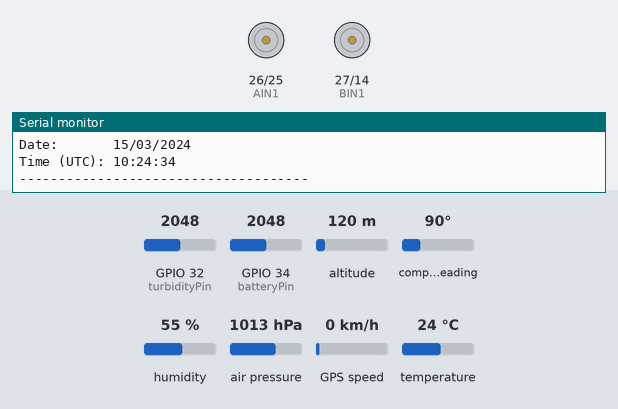
A sketch run on a simulated ESP32. On the bench: motor-driver pin pairs drawn as motors (green arrow = first pin HIGH = forward, orange = second pin HIGH = backward, longer = more drive, scaled by the enable pin), the last lines printed to the serial monitor. Inputs (shaded band) come from the test bench; at power-on: GPIO 32 (turbidityPin) = 2048, GPIO 34 (batteryPin) = 2048, altitude 120 m, compass heading 90°, humidity 55 %, air pressure 1013 hPa, GPS speed 0 km/h, temperature 24 °C. WiFi joins after 1.5 s; servers stay silent unless stated; uploads are accepted with an empty reply; the GPS gets a fix after 3 s at 37.7749, -122.4194 with 8 satellites.

Above: at 4.8 s.
At 9.1 s:
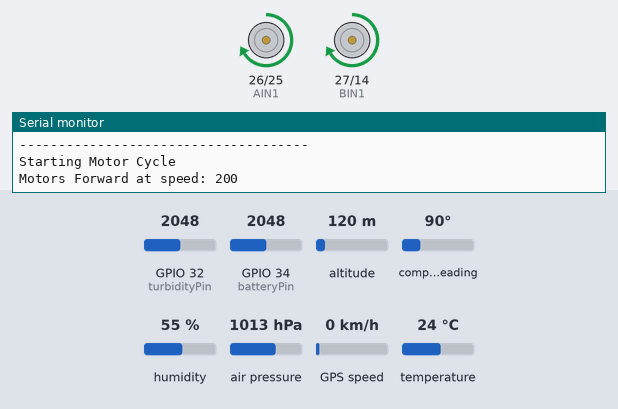
At 20.7 s:
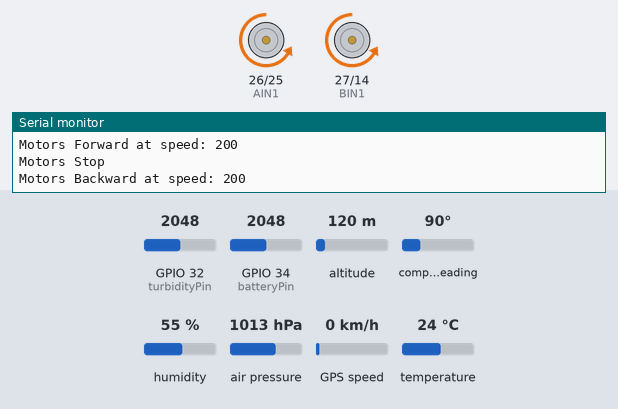
Timing chart, 0 to 23.3 s (numbered marks = the images above):
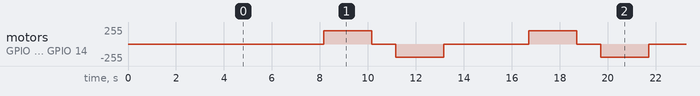

Measured:
- by itself, motor on GPIO 26 (AIN1) / GPIO 25 (AIN2), motor on GPIO 27 (BIN1) / GPIO 14 (BIN2): repeats every 16.7 s: stopped 1.0 s, backward 200/255 2.0 s, stopped 3.5 s, forward 200/255 2.0 s, stopped 1.0 s, backward 200/255 2.0 s, stopped 3.2 s, forward 200/255 2.0 s

The sketch:

Total_Code.ino
```cpp
#include <Arduino.h>
#include <TinyGPSPlus.h>
#include <Adafruit_Sensor.h>
#include <WiFi.h>
#include <HTTPClient.h>
#include <Wire.h>
#include <Adafruit_BME280.h>
#include <Firebase_ESP_Client.h>

#define SEALEVELPRESSURE_HPA (1013.25)

#define gpsSerial Serial2

// Wi-Fi credentials
const char* ssid = "iPhone";
const char* password = "ABCD1234";

// Google Apps Script endpoint
const char* googleScriptURL = "https://script.google.com/macros/s/AKfycbzQj0_5O48qYbKG3WBVxqhCprundAdcuO7raUaCgN6xMCH7ld4IuDR8g-r8jKVBMWYN/exec";

// Firebase credentials
#define API_KEY "AIzaSyD-NqvDSI9KnNk2s4U2mrR1JKU33amXcIA"
#define DATABASE_URL "https://buoy2-cbc1f-default-rtdb.asia-southeast1.firebasedatabase.app/"
#define USER_EMAIL "shalukarukshan150@gmail.com"
#define USER_PASSWORD "Vishwa@1234"

// BME280 sensor object
Adafruit_BME280 bme; // I2C

// Firebase components
FirebaseData fbdo;
FirebaseAuth auth;
FirebaseConfig config;

// Variables for turbidity sensor
int turbidityPin = 32;
int rawValue = 0;
float voltage = 0.0;
float turbidityNTU = 0.0;

// Variables for battery measurement
int batteryPin = 34;      // ADC pin for battery voltage divider
float batteryVoltage = 0.0;

// Motor control pins
const int AIN1 = 26;
const int AIN2 = 25;
const int BIN1 = 27;
const int BIN2 = 14;
const int PWMA = 15;
const int PWMB = 13;

// GPS object
TinyGPSPlus gps;

// Variables for data collection
float gps_latitude = 37.7749;
float gps_longitude = -122.4194;
float battery_percentage = 85.5;
float water_turbidity = 15.3;
float water_temperature = 24.8;
float humidity = 72.0;
float air_pressure = 1013.2;
String detected_object_class = "marine_debris";

// Timer variables for sending data and motor control
unsigned long lastSendTime = 0;
unsigned long lastMotorTime = 0;
const unsigned long sendInterval = 10000; // 10 seconds
const unsigned long motorInterval = 8000; // 8 seconds for motor cycle

void setup() {
  Serial.begin(115200);
  gpsSerial.begin(9600, SERIAL_8N1, 16, 17);

  // Initialize BME280
  if (!bme.begin(0x76)) {
    Serial.println("Could not find a valid BME280 sensor, check wiring!");
    while (1);
  }

  // Initialize motor control pins
  pinMode(AIN1, OUTPUT);
  pinMode(AIN2, OUTPUT);
  pinMode(BIN1, OUTPUT);
  pinMode(BIN2, OUTPUT);
  pinMode(PWMA, OUTPUT);
  pinMode(PWMB, OUTPUT);

  // Connect to Wi-Fi
  WiFi.begin(ssid, password);
  Serial.print("Connecting to Wi-Fi");
  while (WiFi.status() != WL_CONNECTED) {
    delay(500);
    Serial.print(".");
  }
  Serial.println("\nConnected to Wi-Fi");

  // Initialize Firebase
  config.api_key = API_KEY;
  config.database_url = DATABASE_URL;
  auth.user.email = USER_EMAIL;
  auth.user.password = USER_PASSWORD;
  Firebase.begin(&config, &auth);
  Firebase.reconnectWiFi(true);

  Serial.println("Waiting for GPS fix and satellites...");
}

void loop() {
  readGPS();
  readTurbidity();
  readBattery();
  readBME280();
  transferSensorData();

  // Send data every 10 seconds
  unsigned long currentTime = millis();
  if (currentTime - lastSendTime >= sendInterval && Firebase.ready()) {
    lastSendTime = currentTime;
    sendToGoogleSheet();
    sendToFirebase();
  }

  // Run motor control cycle every 8 seconds
  if (currentTime - lastMotorTime >= motorInterval) {
    lastMotorTime = currentTime;
    runMotorCycle();
  }

  delay(1000);
}

void readGPS() {
  while (gpsSerial.available() > 0) {
    if (gps.encode(gpsSerial.read())) {
      displayLocationInfo();
    }
  }

  if (millis() > 5000 && gps.charsProcessed() < 10) {
    Serial.println(F("No GPS detected: check wiring."));
    while (true);
  }
}

void readTurbidity() {
  rawValue = analogRead(turbidityPin);       // ADC: 0–4095
  voltage = rawValue * (3.3 / 4095.0);       // ESP32 ADC → 0–3.3V
  turbidityNTU = (voltage / 3.3) * 3000.0;   // Maps 0–3.3 V to 0–3000 NTU

  Serial.print("Turbidity: ");
  Serial.print(turbidityNTU, 1);
  Serial.println(" NTU");
}

void readBattery() {
  rawValue = analogRead(batteryPin);         // ADC: 0–4095
  voltage = rawValue * (3.3 / 4095.0);      // Convert to voltage (measured at ADC)
  batteryVoltage = voltage / 0.248;         // Reverse the voltage divider
  // Map battery voltage (3.0V to 4.2V) to percentage (0% to 100%)
  battery_percentage = constrain(((batteryVoltage - 3.0) / (4.2 - 3.0)) * 100.0, 0.0, 100.0);

  Serial.print("Battery Voltage: ");
  Serial.print(batteryVoltage, 2);
  Serial.println(" V");
  Serial.print("Battery Percentage: ");
  Serial.print(battery_percentage, 1);
  Serial.println(" %");
}

void readBME280() {
  air_pressure = bme.readPressure() / 100.0F; // Convert Pa to hPa
  Serial.print("Air Pressure: ");
  Serial.print(air_pressure);
  Serial.println(" hPa");
  water_temperature = bme.readTemperature();
  humidity = bme.readHumidity();
  Serial.print("BME280 Temperature: ");
  Serial.print(water_temperature);
  Serial.println(" °C");
  Serial.print("BME280 Humidity: ");
  Serial.print(humidity);
  Serial.println(" %");
}

String getTimestamp() {
  if (gps.date.isValid() && gps.time.isValid()) {
    char timestamp[30];
    snprintf(timestamp, sizeof(timestamp), "%04d-%02d-%02dT%02d:%02d:%02d+05:30",
             gps.date.year(), gps.date.month(), gps.date.day(),
             gps.time.hour(), gps.time.minute(), gps.time.second());
    return String(timestamp);
  } else {
    // Fallback to system time (approximate)
    unsigned long epoch = millis() / 1000;
    int seconds = epoch % 60;
    epoch /= 60;
    int minutes = epoch % 60;
    epoch /= 60;
    int hours = (epoch % 24) + 5; // Adjust for +05:30
    int days = epoch / 24;
    int year = 2025;
    int month = 9;
    int day = 3 + days;
    char timestamp[30];
    snprintf(timestamp, sizeof(timestamp), "%04d-%02d-%02dT%02d:%02d:%02d+05:30",
             year, month, day, hours, minutes, seconds);
    return String(timestamp);
  }
}

void transferSensorData() {
  if (gps.location.isValid()) {
    gps_latitude = gps.location.lat();
    gps_longitude = gps.location.lng();
  }
  water_turbidity = turbidityNTU;
  water_temperature = bme.readTemperature();
  humidity = bme.readHumidity();

  Serial.println(F("-------------------------------------"));
  Serial.println("Collected Sensor Data:");
  Serial.print("GPS Latitude: ");
  Serial.println(gps_latitude, 6);
  Serial.print("GPS Longitude: ");
  Serial.println(gps_longitude, 6);
  Serial.print("Battery Percentage: ");
  Serial.println(battery_percentage, 1);
  Serial.print("Water Turbidity: ");
  Serial.println(water_turbidity, 1);
  Serial.print("Water Temperature: ");
  Serial.println(water_temperature, 1);
  Serial.print("Humidity: ");
  Serial.println(humidity, 1);
  Serial.print("Air Pressure: ");
  Serial.println(air_pressure, 1);
  Serial.print("Detected Object Class: ");
  Serial.println(detected_object_class);
  Serial.println(F("-------------------------------------"));
}

void sendToGoogleSheet() {
  if (WiFi.status() == WL_CONNECTED) {
    HTTPClient http;
    String url = String(googleScriptURL) + "?data="
                 + String(gps_latitude, 6) + ","
                 + String(gps_longitude, 6) + ","
                 + String(water_temperature, 1) + ","
                 + String(humidity, 1) + ","
                 + String(air_pressure, 1) + ","
                 + String(water_turbidity, 1) + ","
                 + String(battery_percentage, 1) + ","
                 + detected_object_class + ","
                 + getTimestamp();

    http.begin(url);
    int httpResponseCode = http.GET();

    if (httpResponseCode > 0) {
      Serial.print("Google Sheets HTTP Response code: ");
      Serial.println(httpResponseCode);
      Serial.println(http.getString());
    } else {
      Serial.print("Error sending to Google Sheets: ");
      Serial.println(httpResponseCode);
    }
    http.end();
  } else {
    Serial.println("Wi-Fi disconnected, cannot send data to Google Sheet");
  }
}

void sendToFirebase() {
  if (WiFi.status() == WL_CONNECTED && Firebase.ready()) {
    FirebaseJson json;
    json.set("gps/lat", gps_latitude);
    json.set("gps/lng", gps_longitude);
    json.set("battery", battery_percentage);
    json.set("turbidity", water_turbidity);
    json.set("temperature", water_temperature);
    json.set("humidity", humidity);
    json.set("pressure", air_pressure);
    json.set("objectClass", detected_object_class);
    json.set("timestamp", getTimestamp());

    if (Firebase.RTDB.setJSON(&fbdo, "/buoy_data", &json)) {
      Serial.println("Firebase: Data sent successfully");
    } else {
      Serial.print("Firebase: Failed to send data, ");
      Serial.println(fbdo.errorReason());
    }
  } else {
    Serial.println("Wi-Fi disconnected or Firebase not ready, cannot send data to Firebase");
  }
}

void motorForward(int speed) {
  digitalWrite(AIN1, HIGH);
  digitalWrite(AIN2, LOW);
  digitalWrite(BIN1, HIGH);
  digitalWrite(BIN2, LOW);
  analogWrite(PWMA, speed);
  analogWrite(PWMB, speed);
  Serial.print("Motors Forward at speed: ");
  Serial.println(speed);
}

void motorBackward(int speed) {
  digitalWrite(AIN1, LOW);
  digitalWrite(AIN2, HIGH);
  digitalWrite(BIN1, LOW);
  digitalWrite(BIN2, HIGH);
  analogWrite(PWMA, speed);
  analogWrite(PWMB, speed);
  Serial.print("Motors Backward at speed: ");
  Serial.println(speed);
}

void motorStop() {
  analogWrite(PWMA, 0);
  analogWrite(PWMB, 0);
  Serial.println("Motors Stop");
}

void runMotorCycle() {
  Serial.println("Starting Motor Cycle");
  motorForward(200);
  delay(2000);
  motorStop();
  delay(1000);
  motorBackward(200);
  delay(2000);
  motorStop();
  delay(1000);
}

void displayLocationInfo() {
  Serial.println(F("-------------------------------------"));
  Serial.println("\nLocation Info:");
  Serial.print("Latitude:  ");
  Serial.print(gps.location.lat(), 6);
  Serial.print(" ");
  Serial.println(gps.location.rawLat().negative ? "S" : "N");
  Serial.print("Longitude: ");
  Serial.print(gps.location.lng(), 6);
  Serial.print(" ");
  Serial.println(gps.location.rawLng().negative ? "W" : "E");
  Serial.print("Fix Quality: ");
  Serial.println(gps.location.isValid() ? "Valid" : "Invalid");
  Serial.print("Satellites: ");
  Serial.println(gps.satellites.value());
  Serial.print("Altitude:   ");
  Serial.print(gps.altitude.meters());
  Serial.println(" m");
  Serial.print("Speed:      ");
  Serial.print(gps.speed.kmph());
  Serial.println(" km/h");
  Serial.print("Course:     ");
  Serial.print(gps.course.deg());
  Serial.println("°");
  Serial.print("Date:       ");
  if (gps.date.isValid()) {
    Serial.printf("%02d/%02d/%04d\n", gps.date.day(), gps.date.month(), gps.date.year());
  } else {
    Serial.println("Invalid");
  }
  Serial.print("Time (UTC): ");
  if (gps.time.isValid()) {
    Serial.printf("%02d:%02d:%02d\n", gps.time.hour(), gps.time.minute(), gps.time.second());
  } else {
    Serial.println("Invalid");
  }
  Serial.println(F("-------------------------------------"));
}
```
